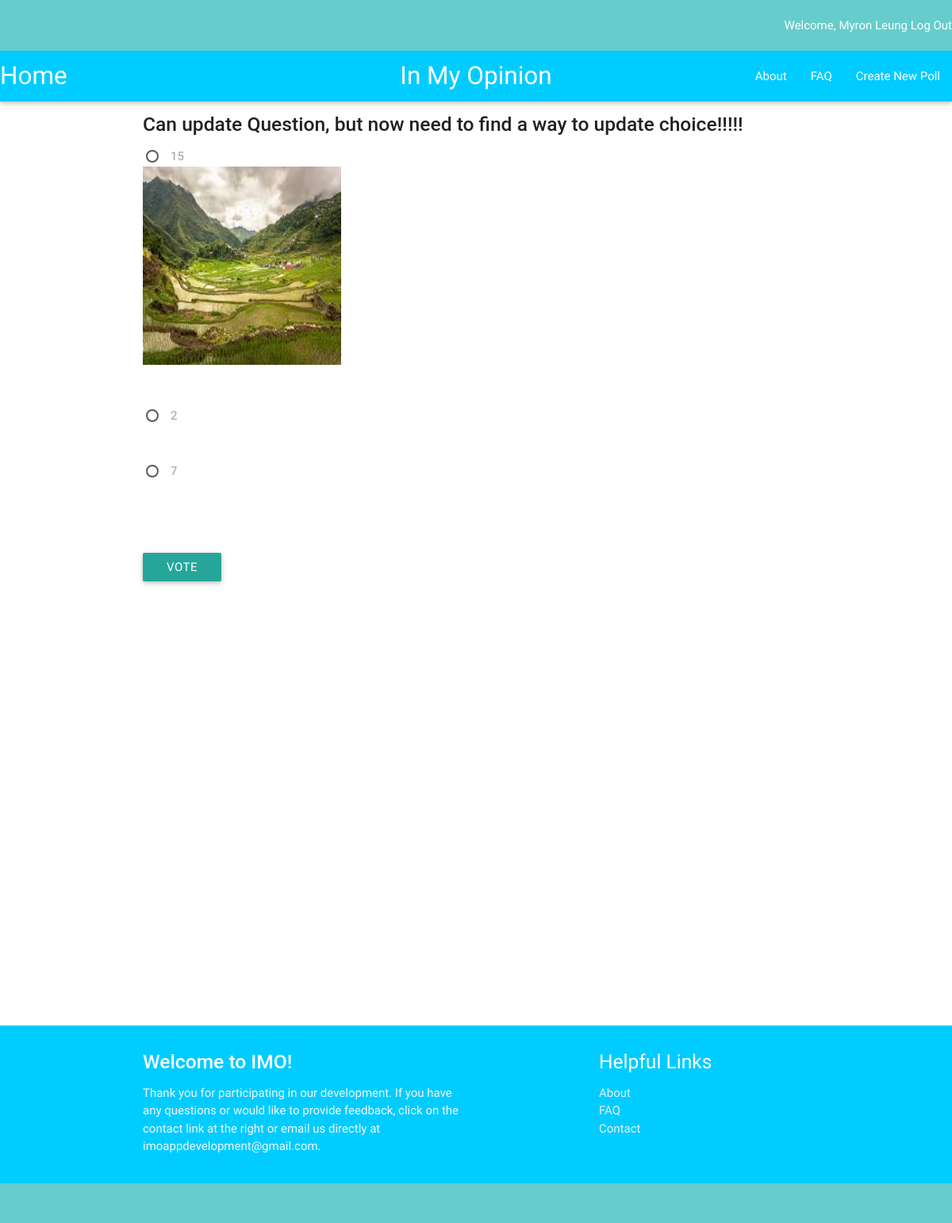
The page /imo_app/101/ (signed in) on the database as committed earlier.
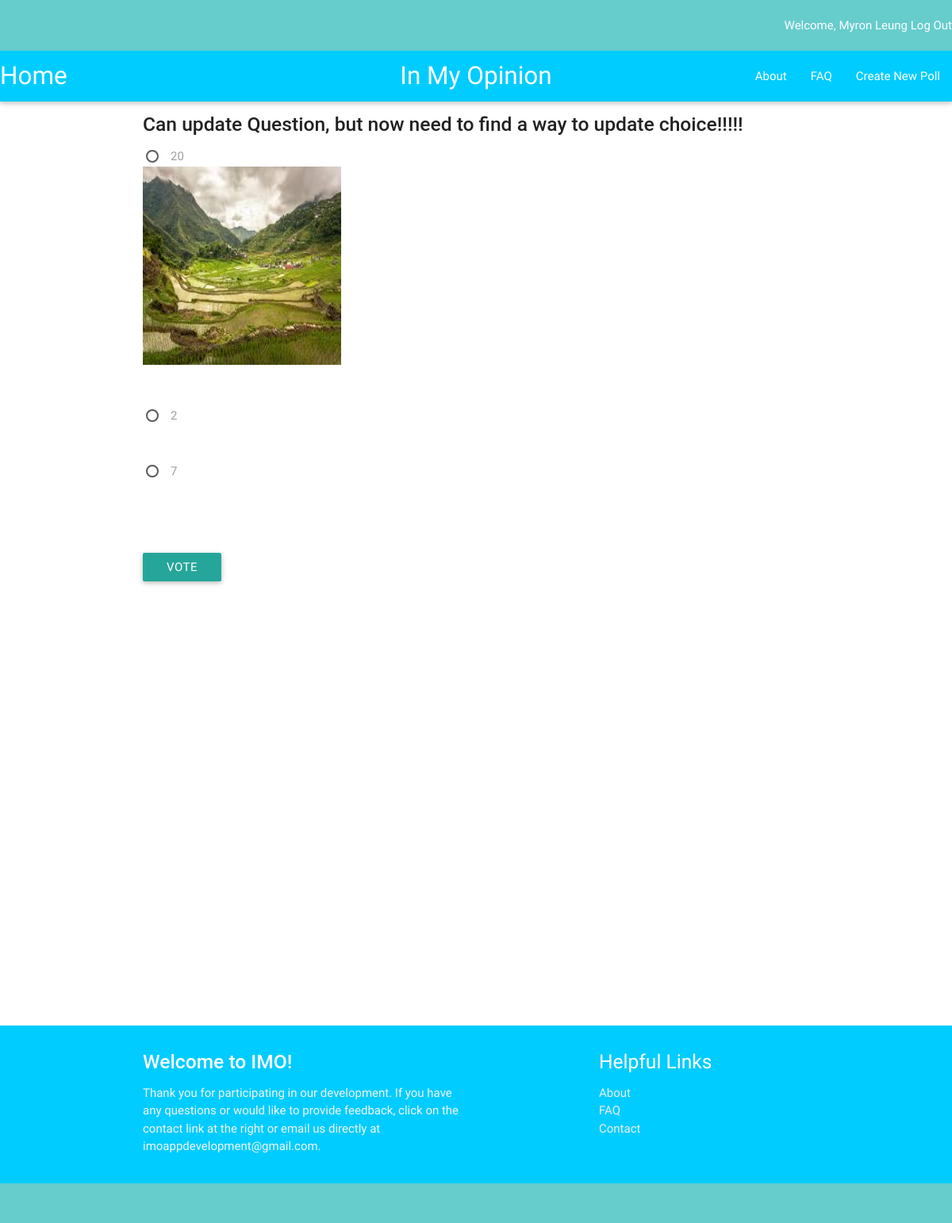
The same page on the database as committed later.
### imo_app/models.py (models this page shows, shortened)
class Question(models.Model):
    author = models.ForeignKey(UserProfile, on_delete=models.CASCADE)
    question_text = models.CharField(max_length=200)
    description = models.TextField(default = '')
    pub_date = models.DateTimeField('date published')
    choice1 = models.CharField(null=True, blank=True, default = '', max_length = 200)
    image1 = models.ImageField(null=True, blank=True)
    choice2 = models.CharField(null=True, blank=True, default = '', max_length = 200)
    image2 = models.ImageField(null=True, blank=True)
    choice3 = models.CharField(null=True, blank=True, default = '', max_length = 200)
    image3 = models.ImageField(null=True, blank=True)
    total_votes = models.FloatField(default = 0.5)
    class Meta:
        ordering = ['-pub_date']

class Choice(models.Model):
    question = models.ForeignKey(Question, on_delete=models.CASCADE)
    image = models.ImageField(null=True, blank=True)
    choice_text = models.CharField(max_length=200)
    votes = models.IntegerField(default=0)
    percentage = models.FloatField(default=0)

### imo_app/views.py (the view)
# urls.py: url(r'^(?P<question_id>[0-9]+)/$', views.detail, name = 'detail'),
@login_required
def detail(request, question_id):
    current_user = request.user
    u = UserProfile.objects.get(user=current_user)
    q = Question.objects.get(id = question_id)
    c = Comment.objects.filter(question=q)
    v = Voted.objects.filter(voter=u, question = q)
    author = q.author.user.username
    if (current_user.username == author):
        return HttpResponseRedirect(reverse('imo_app:results', args=[q.id]))
    print ('------')
    print (v)
    print ('------')
    if v:
        return HttpResponseRedirect(reverse('imo_app:results', args=[q.id]))
    else:
        return render(request, 'imo_app/detail.html', {'question':q, 'comments':c})

### imo_app/templates/imo_app/detail.html (shortened to what this page needs)
{% extends "imo_app/base.html" %}
{% block content %}
  <p><h5><strong>{{question.question_text}}</h5></strong></p>
  <form action="{% url 'imo_app:submit_vote' question.id %}" method="post">
    {% for choice in question.choice_set.all %}
        <label for="choice{{ forloop.counter }}">{{ choice.choice_text }}</label><br />
        {% if choice.image != '' %}
        <img src='{{ choice.image.url }}' class='img-responsive' width="250px" height="250px" /> <br />
        {% endif %}
        <br></br>
    {% endfor %}
    <br></br>
  <input class='btn' type="submit" value="Vote" />
  </form>
  <br></br>
  <br></br>
  <br></br>
  <br></br>
  <br></br>
  <br></br>
  <br></br>
  <br></br>
  <br></br>
{% endblock content %}

### imo_app/templates/imo_app/base.html (shortened to what this page needs)
<!DOCTYPE html>
{% load staticfiles %}
<html>
  <head>
    <link rel="stylesheet" type="text/css" href="{% static 'imo_app/css/imo.css' %}" />
    <link rel="stylesheet" type="text/css" href="{% static 'materialize/css/materialize.min.css' %}" />
  </head>
  <body>
    <nav>
      <div class="navbar-fixed" style="background-color: #66CCCC">
      <div class="right hide-on-med-and-down">
        {% if user.is_authenticated %}
          Welcome, {{ user.first_name }} {{user.last_name}}
          <a href = "{% url 'imo_app:user_logout' %}">Log Out</a>
        {% else %}
            <a href = "{% url 'imo_app:view_registration' %}" style='width:100px'>Register</a>
            <a href = "{% url 'imo_app:view_login' %}" style='width:100px'>Login</a>
          </div>
        {% endif %}
      </div>
      </div>
    </nav>
    <nav>
        <div class="nav-wrapper" style="background-color: #00CCFF">
          <a href="{% url 'imo_app:index' %}" left class="brand-logo left" > Home</a>
          <a class="brand-logo center">In My Opinion</a>
          <ul id="nav-mobile" class="right hide-on-med-and-down">
            <li><a href="{% url 'imo_app:about' %}">About</a></li>
            <li><a href="{% url 'imo_app:faq' %}">FAQ</a></li>
            <li><a href="{% url 'imo_app:view_newentry' %}">Create New Poll</a></li>
          </ul>
        </div>
      </nav>
    <div class="container">
      {% block content %}
      {% endblock %}
      <br></br>
      <br></br>
      <br></br>
    </div>
    <footer class="page-footer" style="background-color: #00CCFF">
      <div class="container" >
        <div class="row">
          <div class="col l6 s12">
            <h5 class="white-text"><strong>Welcome to IMO!</strong></h5>
            <p class="grey-text text-lighten-4">Thank you for participating in our development.
            If you have any questions or would like to provide feedback,
            click on the contact link at the right or email us directly at imoappdevelopment@gmail.com.</p>
          </div>
          <div class="col l4 offset-l2 s12">
            <h5 class="white-text">Helpful Links</h5>
            <ul>
              <li><a class="grey-text text-lighten-3" href="{% url 'imo_app:about' %}">About</a></li>
              <li><a class="grey-text text-lighten-3" href="{% url 'imo_app:faq' %}">FAQ</a></li>
              <li><a class="grey-text text-lighten-3" href="mailto:imoappdevelopment@gmail.com">Contact</a></li>
            </ul>
          </div>
        </div>
      </div>
      <div class="footer-copyright" style="background-color: #66CCCC">
      </div>
    </footer>
  </body>
</html>

Rows that differ between the two databases and show on the page:
removed Choice: choice_text "15", image (picture)
added Choice: choice_text "20", image (picture)
